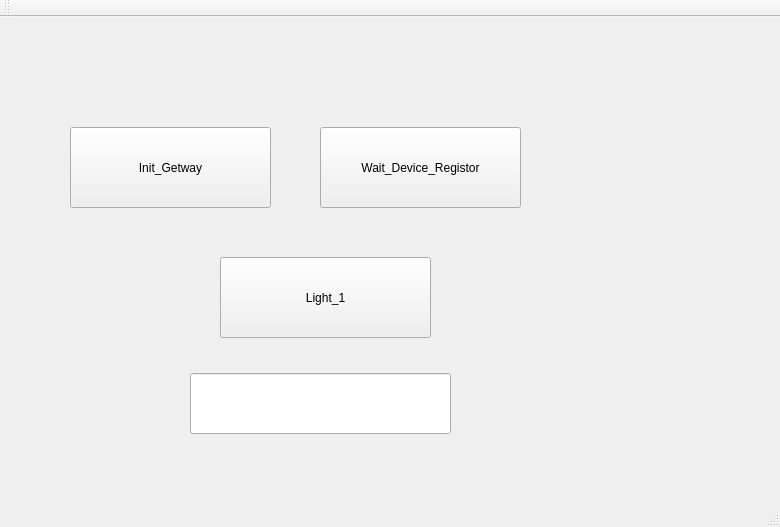
<?xml version="1.0" encoding="UTF-8"?>
<ui version="4.0">
 <class>MainWindow</class>
 <widget class="QMainWindow" name="MainWindow">
  <property name="geometry">
   <rect>
    <x>0</x>
    <y>0</y>
    <width>780</width>
    <height>527</height>
   </rect>
  </property>
  <property name="windowTitle">
   <string>MainWindow</string>
  </property>
  <widget class="QWidget" name="centralWidget">
   <widget class="QPushButton" name="btn_init_gateway">
    <property name="geometry">
     <rect>
      <x>70</x>
      <y>110</y>
      <width>201</width>
      <height>81</height>
     </rect>
    </property>
    <property name="text">
     <string>Init_Getway</string>
    </property>
   </widget>
   <widget class="QPushButton" name="btn_wait_device_register">
    <property name="geometry">
     <rect>
      <x>320</x>
      <y>110</y>
      <width>201</width>
      <height>81</height>
     </rect>
    </property>
    <property name="text">
     <string>Wait_Device_Registor</string>
    </property>
   </widget>
   <widget class="QPushButton" name="btn_light_1">
    <property name="geometry">
     <rect>
      <x>220</x>
      <y>240</y>
      <width>211</width>
      <height>81</height>
     </rect>
    </property>
    <property name="text">
     <string>Light_1</string>
    </property>
   </widget>
   <widget class="QLineEdit" name="lineEdit">
    <property name="geometry">
     <rect>
      <x>190</x>
      <y>356</y>
      <width>261</width>
      <height>61</height>
     </rect>
    </property>
   </widget>
  </widget>
  <widget class="QMenuBar" name="menuBar">
   <property name="geometry">
    <rect>
     <x>0</x>
     <y>0</y>
     <width>780</width>
     <height>25</height>
    </rect>
   </property>
  </widget>
  <widget class="QToolBar" name="mainToolBar">
   <attribute name="toolBarArea">
    <enum>TopToolBarArea</enum>
   </attribute>
   <attribute name="toolBarBreak">
    <bool>false</bool>
   </attribute>
  </widget>
  <widget class="QStatusBar" name="statusBar"/>
 </widget>
 <layoutdefault spacing="6" margin="11"/>
 <resources/>
 <connections/>
</ui>
